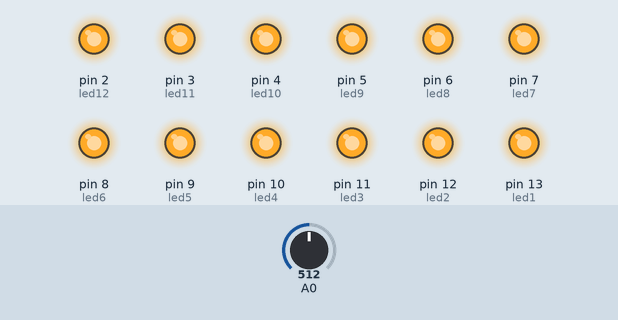
A sketch run on a simulated Arduino Uno, built with avr-gcc and run on an emulated ATmega328P. On the bench: output pins drawn as LEDs (lit = HIGH). Inputs (shaded band) come from the test bench; at power-on: A0 = 512.

Above: at 1.2 s.
1.3 s: A0 set to 23
At 2.3 s:
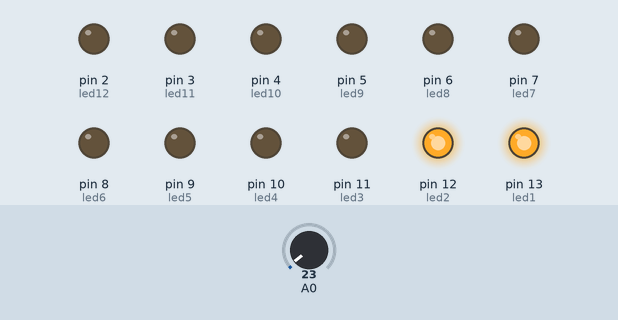
2.8 s: A0 set to 0
At 3.5 s:
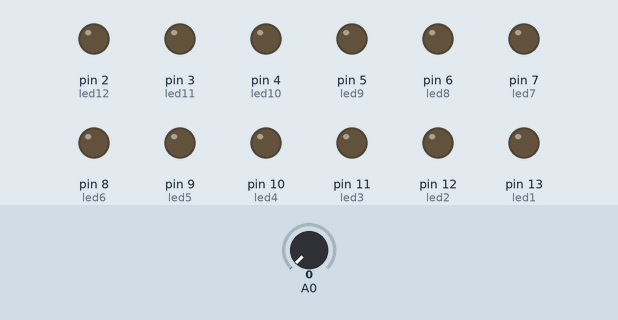
4.3 s: A0 set to 32
At 4.6 s:
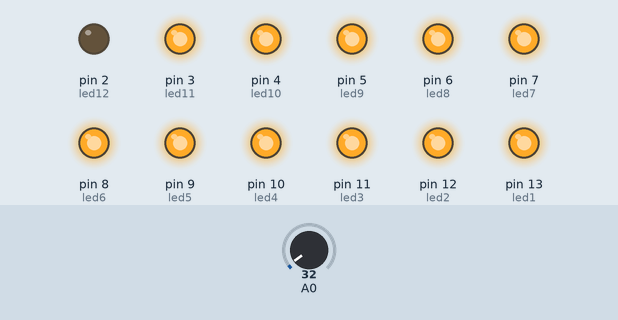
5.8 s: A0 set to 16
At 7.0 s:
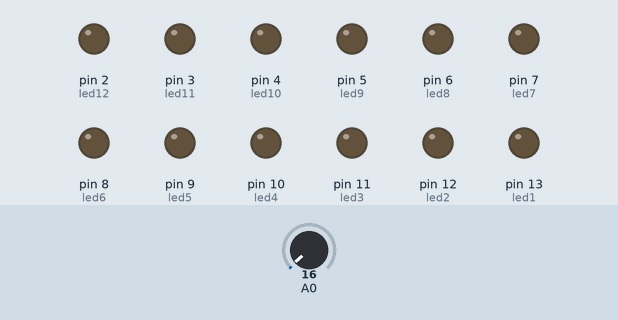
7.3 s: A0 set to 34
At 8.1 s:
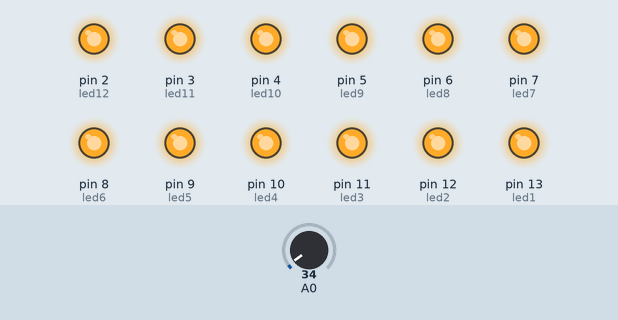
Timing chart, 0 to 9.8 s (numbered marks = the images above; inputs shaded):
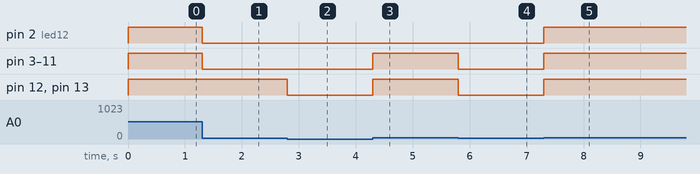

The sketch:

sound_sensor.ino
```cpp
int led1 = 13;
int led2 = 12;
int led3 = 11;
int led4 = 10;
int led5 = 9;
int led6 = 8;
int led7 = 7;
int led8 = 6;
int led9 = 5;
int led10 = 4;
int led11 = 3;
int led12 = 2;


int volume;

void setup() {
  Serial.begin(9600); // For debugging
  pinMode(led1, OUTPUT);
  pinMode(led2, OUTPUT);
  pinMode(led3, OUTPUT);
  pinMode(led4, OUTPUT);
  pinMode(led5, OUTPUT);
  pinMode(led6, OUTPUT);
  pinMode(led7, OUTPUT);
  pinMode(led8, OUTPUT);
  pinMode(led9, OUTPUT);
  pinMode(led10, OUTPUT);
  pinMode(led11, OUTPUT);
  pinMode(led12, OUTPUT);

}

void loop() {

  volume = analogRead(A0); // Reads the value from the Analog PIN A0
  /*
    //Debug mode
    Serial.println(volume);
    delay(100);
  */

  if(volume>=22){
    digitalWrite(led1, HIGH); //Turn ON Led
  }
  else{
    digitalWrite(led1, LOW); // Turn OFF Led
  }
  if(volume>=23){
    digitalWrite(led2, HIGH); //Turn ON Led
  }
  else{
    digitalWrite(led2, LOW); // Turn OFF Led
  }
  if(volume>=24){
    digitalWrite(led3, HIGH); //Turn ON Led
  }
  else{
    digitalWrite(led3, LOW); // Turn OFF Led
  }
  if(volume>=25){
    digitalWrite(led4, HIGH); //Turn ON Led
  }
  else{
    digitalWrite(led4, LOW); // Turn OFF Led
  }
  if(volume>=26){
    digitalWrite(led5, HIGH); //Turn ON Led
  }
  else{
    digitalWrite(led5, LOW); // Turn OFF Led
  }
  if(volume>=27){
    digitalWrite(led6, HIGH); //Turn ON Led
  }
  else{
    digitalWrite(led6, LOW); // Turn OFF Led
  }if(volume>=28){
    digitalWrite(led7, HIGH); //Turn ON Led
  }
  else{
    digitalWrite(led7, LOW); // Turn OFF Led
  }if(volume>=29){
    digitalWrite(led8, HIGH); //Turn ON Led
  }
  else{
    digitalWrite(led8, LOW); // Turn OFF Led
  }if(volume>=30){
    digitalWrite(led9, HIGH); //Turn ON Led
  }
  else{
    digitalWrite(led9, LOW); // Turn OFF Led
  }if(volume>=31){
    digitalWrite(led10, HIGH); //Turn ON Led
  }
  else{
    digitalWrite(led10, LOW); // Turn OFF Led
  }if(volume>=32){
    digitalWrite(led11, HIGH); //Turn ON Led
  }
  else{
    digitalWrite(led11, LOW); // Turn OFF Led
  }
  if(volume>=33){
    digitalWrite(led12, HIGH); //Turn ON Led
  }
  else{
    digitalWrite(led12, LOW); // Turn OFF Led
  }


}
```

Measured:
- after the input at 1.3 s, pin 2 (led12), pin 3 (led11), pin 4 (led10), pin 5 (led9), pin 6 (led8), pin 7 (led7), pin 8 (led6), pin 9 (led5), pin 10 (led4), pin 11 (led3): HIGH → LOW at once
- after the input at 2.8 s, pin 12 (led2), pin 13 (led1): HIGH → LOW at once
- after the input at 4.3 s, pin 3 (led11), pin 4 (led10), pin 5 (led9), pin 6 (led8), pin 7 (led7), pin 8 (led6), pin 9 (led5), pin 10 (led4), pin 11 (led3), pin 12 (led2), pin 13 (led1): LOW → HIGH at once
- after the input at 5.8 s, pin 3 (led11), pin 4 (led10), pin 5 (led9), pin 6 (led8), pin 7 (led7), pin 8 (led6), pin 9 (led5), pin 10 (led4), pin 11 (led3), pin 12 (led2), pin 13 (led1): HIGH → LOW at once
- after the input at 7.3 s, pin 2 (led12), pin 3 (led11), pin 4 (led10), pin 5 (led9), pin 6 (led8), pin 7 (led7), pin 8 (led6), pin 9 (led5), pin 10 (led4), pin 11 (led3), pin 12 (led2), pin 13 (led1): LOW → HIGH at once
